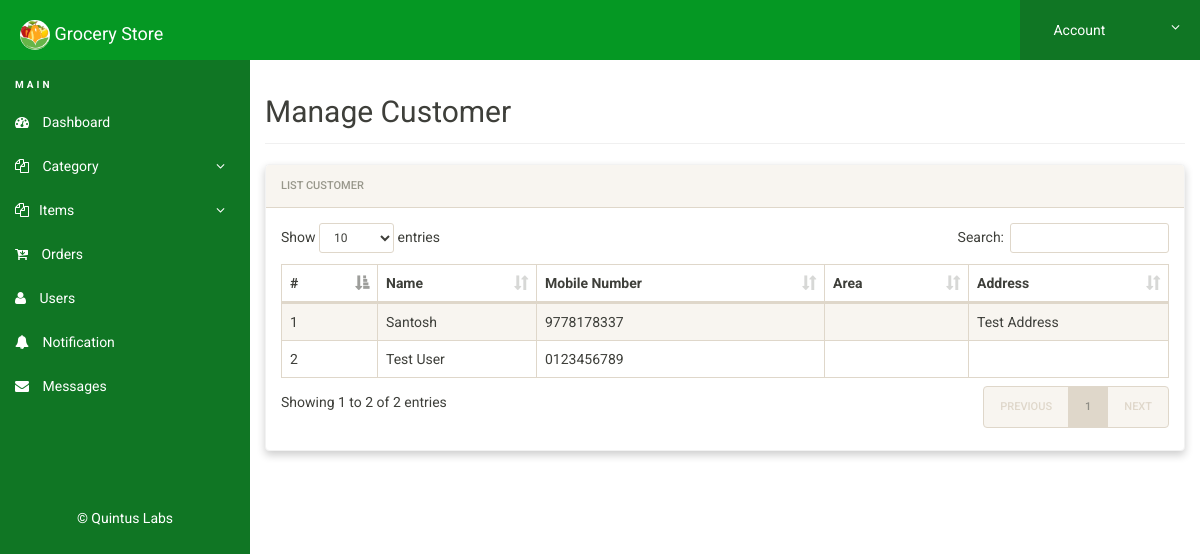
/admin/manage-user.php (signed in), run on the app's committed database.
### tables this page shows
CREATE TABLE `users` (
  `id` int(11) NOT NULL,
  `fname` varchar(100) NOT NULL,
  `lname` varchar(50) NOT NULL,
  `area` varchar(100) NOT NULL,
  `address` text NOT NULL,
  `state` varchar(100) NOT NULL,
  `city` varchar(100) NOT NULL,
  `zip` varchar(11) NOT NULL,
  `mobile` varchar(30) NOT NULL,
  `email` varchar(100) NOT NULL,
  `password` text NOT NULL
);

### admin/manage-user.php (the view, shortened to what this page needs)
<?php
include('includes/config.php');
if(strlen($_SESSION['alogin'])==0)
{
header('location:index.php');
}
else{
?>
<!doctype html>
<html lang="en" class="no-js">
  <head>
    <link rel="stylesheet" href="css/font-awesome.min.css">
    <link rel="stylesheet" href="css/bootstrap.min.css">
    <link rel="stylesheet" href="css/dataTables.bootstrap.min.css">
    <link rel="stylesheet" href="css/bootstrap-social.css">
    <link rel="stylesheet" href="css/bootstrap-select.css">
    <link rel="stylesheet" href="css/fileinput.min.css">
    <link rel="stylesheet" href="css/awesome-bootstrap-checkbox.css">
    <link rel="stylesheet" href="css/style.css">
  </head>
  <body>
    <?php include('includes/header.php');?>
    <div class="ts-main-content">
      <?php include('includes/leftbar.php');?>
      <div class="content-wrapper">
        <div class="container-fluid">
          <div class="row">
            <div class="col-md-12">
              <h2 class="page-title">Manage Customer
              </h2>
              <div class="panel panel-default">
                <div class="panel-heading">List Customer
                </div>
                <div class="panel-body">
                  <table id="zctb" class="display table table-striped table-bordered table-hover" cellspacing="0" width="100%">
                    <thead>
                      <tr>
                        <th>#
                        </th>
                        <th>Name
                        </th>
                        <th>Mobile Number
                        </th>
                        <th>Area
                        </th>
                        <th>Address
                        </th>
                      </tr>
                    </thead>
                    <tbody>
                      <?php $sql = "SELECT * from  users ";
$query = $dbh -> prepare($sql);
$query->execute();
$results=$query->fetchAll(PDO::FETCH_OBJ);
$cnt=1;
if($query->rowCount() > 0)
{
foreach($results as $result)
{				?>
                      <tr>
                        <td>
                          <?php echo htmlentities($cnt);?>
                        </td>
                        <td>
                          <?php echo htmlentities($result->fname);?>
                          <?php echo htmlentities($result->lname);?>
                        </td>
                        <td>
                          <?php echo htmlentities($result->mobile);?>
                        </td>
                        <td>
                        </td>
                        <td>
                          <?php echo htmlentities($result->address);?>
                        </td>
                      </tr>
                      <?php $cnt=$cnt+1; }} ?>
                    </tbody>
                  </table>
                </div>
              </div>
            </div>
          </div>
        </div>
      </div>
    </div>
  </body>
</html>
<?php } ?>

### admin/css/style.css (style rules this page uses)
html { font-size: 14px; }
@media only screen and (min-width: 480px) { html { font-size: 17px; } }
@media only screen and (min-width: 768px) { html { font-size: 14px; } }
body { font-size: 1em; }
.panel { overflow: hidden; }
.page-title { padding-bottom: 15px; margin-bottom: 20px; border-bottom: 1px solid #f0f0f0; }
.ts-main-content .content-wrapper { padding-top: 15px; margin-top: 60px; }
@media only screen and (min-width: 992px) { .ts-main-content .content-wrapper { margin-left: 250px; } }
.panel-default { border-color: #f2f2f2; }
.panel { margin-bottom: 20px; background-color: #ffffff; border-radius: 4px; box-shadow: 0 4px 8px 0 rgba(0,0,0,0.2); }
.panel-heading { padding: 10px 15px; }

### data on the page
users: fname "Santosh", mobile "9778178337", address "Test Address"
users: fname "Test", lname "User", mobile "0123456789"
